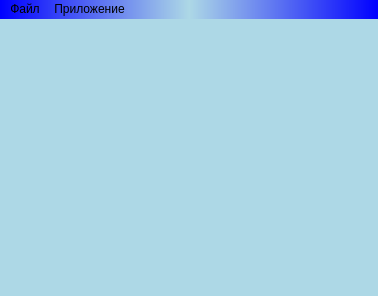
<?xml version="1.0" encoding="UTF-8"?>
<ui version="4.0">
 <class>Notepad</class>
 <widget class="QMainWindow" name="Notepad">
  <property name="geometry">
   <rect>
    <x>0</x>
    <y>0</y>
    <width>378</width>
    <height>296</height>
   </rect>
  </property>
  <property name="acceptDrops">
   <bool>true</bool>
  </property>
  <property name="windowTitle">
   <string>Notepad</string>
  </property>
  <property name="windowIcon">
   <iconset resource="sources.qrc">
    <normaloff>:/acions/pictures/windowIcon.png</normaloff>:/acions/pictures/windowIcon.png</iconset>
  </property>
  <property name="styleSheet">
   <string notr="true">*{background:lightblue;}
QMenuBar:hover,QPushButton:pressed,QMenu::item:selected{
background:qlineargradient(spread:pad, x1:0, y1:0, x2:1, y2:0, stop:0 lightblue, stop:0.5 blue, stop:1 lightblue);
}
QMenuBar:!hover,QPushButton:!pressed,QMenu::item{
background:qlineargradient(spread:pad, x1:0, y1:0, x2:1, y2:0,  stop:0 blue, stop:0.5 lightblue, stop:1 blue);
}
QPushButton{border-radius:10px;width:100%;}
QTabWidget::tab-bar{alignment:center;}
QTabBar::tab{border-top:2px solid blue;
border-radius:5px 5px 0 0;}
QTabBar::tab:selected{border-left:1px solid blue;border-right: 1px solid blue;
	background-color: rgb(85, 170, 255);
}
QTabBar::tab:disabled{color:red;}</string>
  </property>
  <widget class="QWidget" name="centralwidget">
   <layout class="QVBoxLayout" name="verticalLayout"/>
  </widget>
  <widget class="QMenuBar" name="menubar">
   <property name="geometry">
    <rect>
     <x>0</x>
     <y>0</y>
     <width>378</width>
     <height>21</height>
    </rect>
   </property>
   <widget class="QMenu" name="menu_File">
    <property name="title">
     <string>Файл</string>
    </property>
    <addaction name="act_Open"/>
    <addaction name="act_Save"/>
    <addaction name="act_Rename"/>
    <addaction name="act_Remove"/>
    <addaction name="act_NoSave"/>
    <addaction name="act_New"/>
    <addaction name="act_Info"/>
   </widget>
   <widget class="QMenu" name="menu_App">
    <property name="title">
     <string>Приложение</string>
    </property>
    <addaction name="act_Quit"/>
    <addaction name="act_NewWindow"/>
    <addaction name="act_Restart"/>
    <addaction name="act_About"/>
   </widget>
   <addaction name="menu_File"/>
   <addaction name="menu_App"/>
  </widget>
  <widget class="QStatusBar" name="statusbar"/>
  <action name="act_Open">
   <property name="text">
    <string>Открыть</string>
   </property>
   <property name="shortcut">
    <string>Ctrl+O</string>
   </property>
  </action>
  <action name="act_Save">
   <property name="text">
    <string>Сохранить</string>
   </property>
   <property name="shortcut">
    <string>Ctrl+S</string>
   </property>
  </action>
  <action name="act_Remove">
   <property name="text">
    <string>Удалить</string>
   </property>
   <property name="shortcut">
    <string>Ctrl+Del</string>
   </property>
  </action>
  <action name="act_Quit">
   <property name="text">
    <string>Выйти</string>
   </property>
   <property name="shortcut">
    <string>Esc</string>
   </property>
  </action>
  <action name="act_New">
   <property name="text">
    <string>Новый документ</string>
   </property>
   <property name="shortcut">
    <string>Ctrl+N</string>
   </property>
  </action>
  <action name="act_NoSave">
   <property name="text">
    <string>Закрыть и забыть</string>
   </property>
   <property name="shortcut">
    <string>Ctrl+Q</string>
   </property>
  </action>
  <action name="act_About">
   <property name="text">
    <string>Это че?</string>
   </property>
   <property name="shortcut">
    <string>F1</string>
   </property>
  </action>
  <action name="act_NewWindow">
   <property name="text">
    <string>Новое окно</string>
   </property>
   <property name="shortcut">
    <string>Ctrl+Shift+N</string>
   </property>
  </action>
  <action name="act_Rename">
   <property name="text">
    <string>Переименовать</string>
   </property>
   <property name="shortcut">
    <string>Ctrl+R</string>
   </property>
  </action>
  <action name="act_Info">
   <property name="text">
    <string>Информация</string>
   </property>
   <property name="shortcut">
    <string>Ctrl+I</string>
   </property>
  </action>
  <action name="act_Restart">
   <property name="text">
    <string>Закрыть все вкладки</string>
   </property>
   <property name="shortcut">
    <string>Ctrl+Shift+Q</string>
   </property>
  </action>
 </widget>
 <resources>
  <include location="sources.qrc"/>
 </resources>
 <connections/>
</ui>
